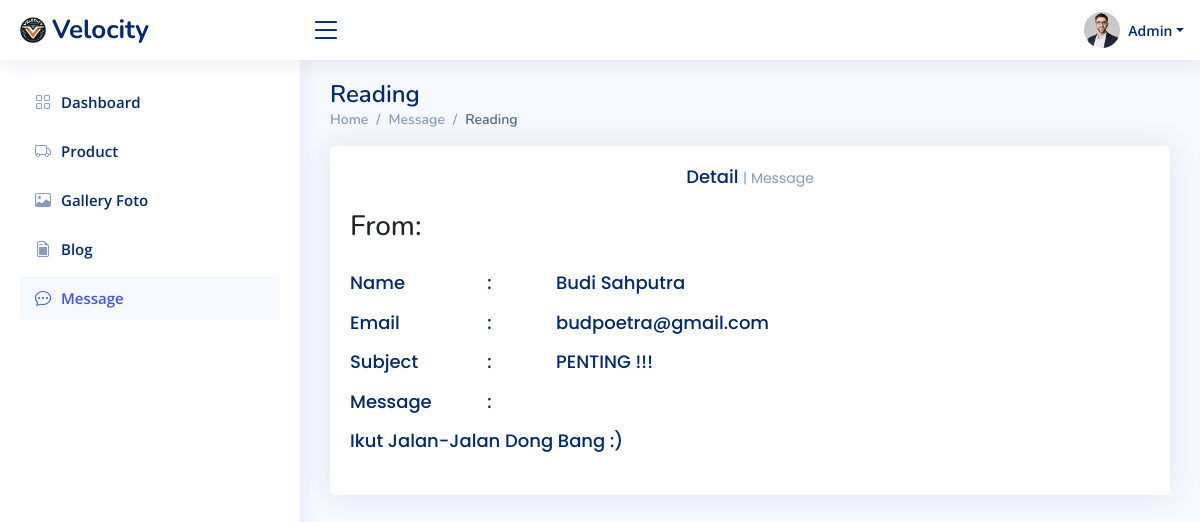
/admin/detail-message.php?id=1 (signed in), run on the app's committed database.
### tables this page shows
CREATE TABLE `message` (
  `id_message` int(11) NOT NULL,
  `name` varchar(255) NOT NULL,
  `email` varchar(255) NOT NULL,
  `subject` varchar(255) NOT NULL,
  `message` text NOT NULL,
  `time` date NOT NULL
);

### admin/detail-message.php (the view, shortened to what this page needs)
<?php
if (!$_GET['id']) {
  header('Location: message.php');
} else {
  $id_message = $_GET['id'];
  require_once 'config/conn.php';
  $message = mysqli_fetch_assoc(mysqli_query($conn, "SELECT * FROM message WHERE id_message=$id_message"));
}
?>
<!DOCTYPE html>
<html lang="en">
<head>
  <link href="assets/vendor/bootstrap/css/bootstrap.min.css" rel="stylesheet">
  <link href="assets/vendor/bootstrap-icons/bootstrap-icons.css" rel="stylesheet">
  <link href="assets/vendor/boxicons/css/boxicons.min.css" rel="stylesheet">
  <link href="assets/vendor/quill/quill.snow.css" rel="stylesheet">
  <link href="assets/vendor/quill/quill.bubble.css" rel="stylesheet">
  <link href="assets/vendor/remixicon/remixicon.css" rel="stylesheet">
  <link href="assets/vendor/simple-datatables/style.css" rel="stylesheet">
  <link href="assets/css/style.css" rel="stylesheet">
</head>
<body>
  <header id="header" class="header fixed-top d-flex align-items-center">
    <div class="d-flex align-items-center justify-content-between">
      <a href="index.html" class="logo d-flex align-items-center">
        <img src="assets/img/logo.png" alt="">
        <span class="d-none d-lg-block">Velocity</span>
      </a>
      <i class="bi bi-list toggle-sidebar-btn"></i>
    </div>
    <nav class="header-nav ms-auto">
      <ul class="d-flex align-items-center">
        <li class="nav-item dropdown pe-3">
          <a class="nav-link nav-profile d-flex align-items-center pe-0" href="#" data-bs-toggle="dropdown">
            <img src="assets/img/profile-img.jpg" alt="Profile" class="rounded-circle">
            <span class="d-none d-md-block dropdown-toggle ps-2">Admin</span>
          </a>
        </li>
      </ul>
    </nav>
  </header>
  <aside id="sidebar" class="sidebar">
    <ul class="sidebar-nav" id="sidebar-nav">
      <li class="nav-item">
        <a class="nav-link collapsed" href="index.php">
          <i class="bi bi-grid"></i>
          <span>Dashboard</span>
        </a>
      </li>
      <li class="nav-item">
        <a class="nav-link collapsed" href="product.php">
          <i class="bi bi-truck"></i>
          <span>Product</span>
        </a>
      </li>
      <li class="nav-item">
        <a class="nav-link collapsed" href="gallery-foto.php">
          <i class="bi bi-image"></i>
          <span>Gallery Foto</span>
        </a>
      </li>
      <li class="nav-item">
        <a class="nav-link collapsed" href="blog.php">
          <i class="bi bi-file-earmark-post"></i>
          <span>Blog</span>
        </a>
      </li>
      <li class="nav-item">
        <a class="nav-link " href="message.php">
          <i class="bi bi-chat-dots"></i>
          <span>Message</span>
        </a>
      </li>
    </ul>
  </aside>
  <main id="main" class="main">
    <div class="pagetitle">
      <h1>Reading</h1>
      <nav>
        <ol class="breadcrumb">
          <li class="breadcrumb-item"><a href="index.php">Home</a></li>
          <li class="breadcrumb-item"><a href="message.php">Message</a></li>
          <li class="breadcrumb-item active">Reading</li>
        </ol>
      </nav>
    </div>
    <section class="section dashboard">
      <div class="row">
        <div class="col-lg-12">
          <div class="row">
            <div class="col-12">
              <div class="card recent-sales overflow-auto">
                <div class="card-body">
                  <center>
                    <h5 class="card-title">Detail <span>| Message</span></h5>
                  </center>
                  <div class="row">
                    <h3>From:</h3>
                    <div class="col-2">
                      <h5 class="card-title">Name</h5>
                    </div>
                    <div class="col-1">
                      <h5 class="card-title">:</h5>
                    </div>
                    <div class="col-9">
                      <h5 class="card-title"><?= $message['name'] ?></h5>
                    </div>
                    <div class="col-2" style="margin-top: -25px;">
                      <h5 class="card-title">Email</h5>
                    </div>
                    <div class="col-1" style="margin-top: -25px;">
                      <h5 class="card-title">:</h5>
                    </div>
                    <div class="col-9" style="margin-top: -25px;">
                      <h5 class="card-title"><?= $message['email'] ?></h5>
                    </div>
                    <div class="col-2" style="margin-top: -25px;">
                      <h5 class="card-title">Subject</h5>
                    </div>
                    <div class="col-1" style="margin-top: -25px;">
                      <h5 class="card-title">:</h5>
                    </div>
                    <div class="col-9" style="margin-top: -25px;">
                      <h5 class="card-title"><?= $message['subject'] ?></h5>
                    </div>
                    <div class="col-2" style="margin-top: -25px;">
                      <h5 class="card-title">Message</h5>
                    </div>
                    <div class="col-1" style="margin-top: -25px;">
                      <h5 class="card-title">:</h5>
                    </div>
                    <div class="col-12" style="margin-top: -25px;">
                      <h5 class="card-title"><?= $message['message'] ?></h5>
                    </div>
                  </div>
                </div>
              </div>
            </div>
          </div>
        </div>
      </div>
    </section>
  </main>
</body>
</html>

### admin/assets/css/style.css (style rules this page uses)
:root { scroll-behavior: smooth; }
body { font-family: "Open Sans", sans-serif; background: #f6f9ff; color: #444444; }
a { color: #4154f1; text-decoration: none; }
h1, h2, h3, h4, h5, h6 { font-family: "Nunito", sans-serif; }
#main { margin-top: 60px; padding: 20px 30px; transition: all 0.3s; }
.pagetitle { margin-bottom: 10px; }
.pagetitle h1 { font-size: 24px; margin-bottom: 0; font-weight: 600; color: #012970; }
.card { margin-bottom: 30px; border: none; border-radius: 5px; box-shadow: 0px 0 30px rgba(1, 41, 112, 0.1); }
.card-title { padding: 20px 0 15px 0; font-size: 18px; font-weight: 500; color: #012970; font-family: "Poppins", sans-serif; }
.card-title span { color: #899bbd; font-size: 14px; font-weight: 400; }
.card-body { padding: 0 20px 20px 20px; }
.breadcrumb { font-size: 14px; font-family: "Nunito", sans-serif; color: #899bbd; font-weight: 600; }
.breadcrumb a { color: #899bbd; transition: 0.3s; }
.breadcrumb .breadcrumb-item::before { color: #899bbd; }
.breadcrumb .active { color: #51678f; font-weight: 600; }
.logo { line-height: 1; }
@media (min-width: 1200px) { .logo { width: 280px; } }
.logo img { max-height: 26px; margin-right: 6px; }
.logo span { font-size: 26px; font-weight: 700; color: #012970; font-family: "Nunito", sans-serif; }
.header { transition: all 0.5s; z-index: 997; height: 60px; box-shadow: 0px 2px 20px rgba(1, 41, 112, 0.1); background-color: #fff; padding-left: 20px; }
.header .toggle-sidebar-btn { font-size: 32px; padding-left: 10px; cursor: pointer; color: #012970; }
.header-nav ul { list-style: none; }
.header-nav>ul { margin: 0; padding: 0; }
.header-nav .nav-profile { color: #012970; }
.header-nav .nav-profile img { max-height: 36px; }
.header-nav .nav-profile span { font-size: 14px; font-weight: 600; }
.sidebar { position: fixed; top: 60px; left: 0; bottom: 0; width: 300px; z-index: 996; transition: all 0.3s; padding: 20px; overflow-y: auto; scrollbar-width: thin; scrollbar-color: #aab7cf transparent; box-shadow: 0px 0px 20px rgba(1, 41, 112, 0.1); background-color: #fff; }
@media (min-width: 1200px) { #main, #footer { margin-left: 300px; } }
.sidebar-nav { padding: 0; margin: 0; list-style: none; }
.sidebar-nav li { padding: 0; margin: 0; list-style: none; }
.sidebar-nav .nav-item { margin-bottom: 5px; }
.sidebar-nav .nav-link { display: flex; align-items: center; font-size: 15px; font-weight: 600; color: #4154f1; transition: 0.3; background: #f6f9ff; padding: 10px 15px; border-radius: 4px; }
.sidebar-nav .nav-link i { font-size: 16px; margin-right: 10px; color: #4154f1; }
.sidebar-nav .nav-link.collapsed { color: #012970; background: #fff; }
.sidebar-nav .nav-link.collapsed i { color: #899bbd; }
.dashboard .recent-sales { font-size: 14px; }

### data on the page
message: name "Budi Sahputra", email "budpoetra@gmail.com", subject "PENTING !!!", message "Ikut Jalan-Jalan Dong Bang :)"
